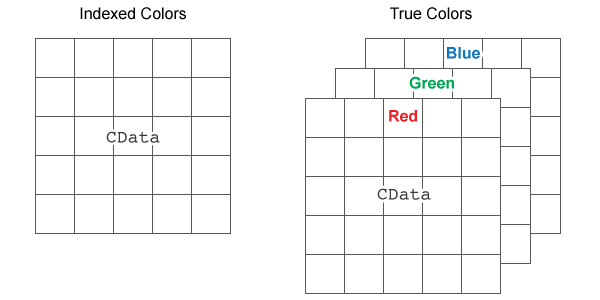
#> input picture Machine Learning/Deep Learning/Convolutional Neural Network/Convolution Layer/images/image.png, 600 x 300 px
$ jupyter execute --allow-errors convolutions.ipynb   (text cells are left out)
#> lines starting #> are read from the running program, lines starting #| are printed output that depends on the picture; pictures that were not available may be replaced by others from this repository, and a replacement may not be noted
[cell 1]
from PIL import Image
from IPython.display import display

img = Image.open('images/image.png')
#> img is the input picture: PIL image 600x300 RGBA; mean R, G, B, A 133.2, 133.3, 133.3, 140.5
new_image = img.resize((550, 260))
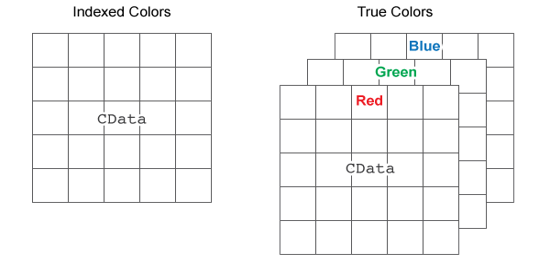
#> new_image: PIL image 550x260 RGBA; mean R, G, B, A 133.1, 133.2, 133.3, 140.6; transparent parts drawn white
display(new_image)

[cell 2]
from PIL import Image
from IPython.display import display

img = Image.open('images/image_matrix.png')
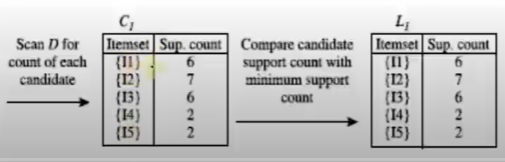
#> input picture Machine Learning/Association Rule/Apriori/images/c1l1.png, 505 x 162 px, given in place of image_matrix.png, which was not available
#> img is the input picture: PIL image 505x162 RGBA; mean R, G, B, A 196.4, 196.3, 196, 255
new_image = img.resize((320, 300))
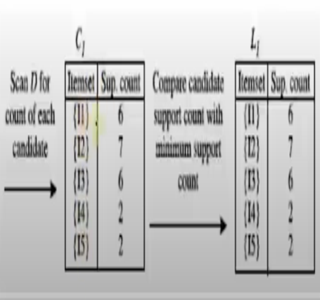
#> new_image: PIL image 320x300 RGBA; mean R, G, B, A 196.4, 196.3, 196, 255
display(new_image)

[cell 3]
from PIL import Image
from IPython.display import display

img = Image.open('images/kernels.png')
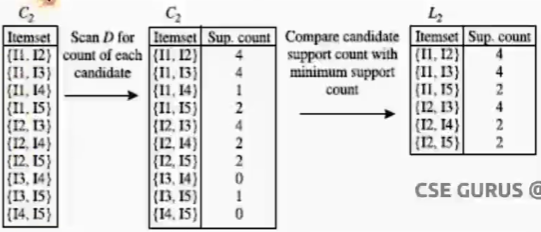
#> input picture Machine Learning/Association Rule/Apriori/images/c2l2.png, 541 x 232 px, given in place of kernels.png, which was not available
#> img is the input picture: PIL image 541x232 RGBA; mean R, G, B, A 224.9, 224.8, 224.7, 255
new_image = img.resize((370, 300))
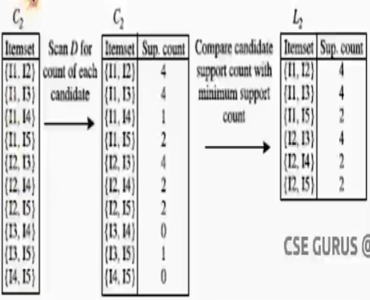
#> new_image: PIL image 370x300 RGBA; mean R, G, B, A 224.9, 224.8, 224.7, 255
display(new_image)

[cell 4]
from PIL import Image
from IPython.display import display

img = Image.open('images/filters.webp')
new_image = img.resize((530, 310))
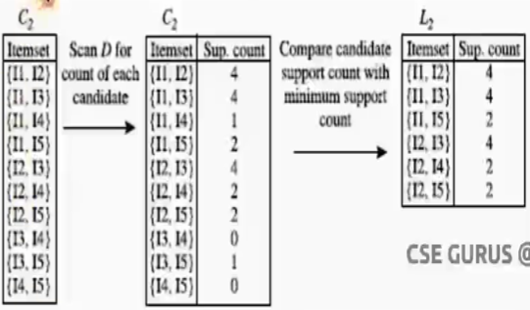
#> new_image: PIL image 530x310 RGBA; mean R, G, B, A 224.9, 224.8, 224.7, 255
display(new_image)
